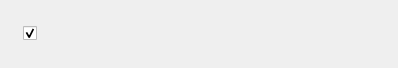
<?xml version="1.0" encoding="UTF-8"?>
<ui version="4.0">
 <class>SettingsWidgetFlatten</class>
 <widget class="QWidget" name="SettingsWidgetFlatten">
  <property name="geometry">
   <rect>
    <x>0</x>
    <y>0</y>
    <width>398</width>
    <height>68</height>
   </rect>
  </property>
  <property name="windowTitle">
   <string>SettingsWidgetFlatten</string>
  </property>
  <layout class="QHBoxLayout" name="horizontalLayout">
   <item>
    <widget class="QWidget" name="widget_4" native="true">
     <property name="layoutDirection">
      <enum>Qt::LeftToRight</enum>
     </property>
     <layout class="QHBoxLayout" name="horizontalLayout_2">
      <property name="leftMargin">
       <number>12</number>
      </property>
      <item>
       <widget class="QCheckBox" name="flattened_check">
        <property name="font">
         <font>
          <pointsize>15</pointsize>
         </font>
        </property>
        <property name="text">
         <string/>
        </property>
        <property name="checked">
         <bool>true</bool>
        </property>
       </widget>
      </item>
     </layout>
    </widget>
   </item>
  </layout>
 </widget>
 <resources/>
 <connections/>
</ui>
